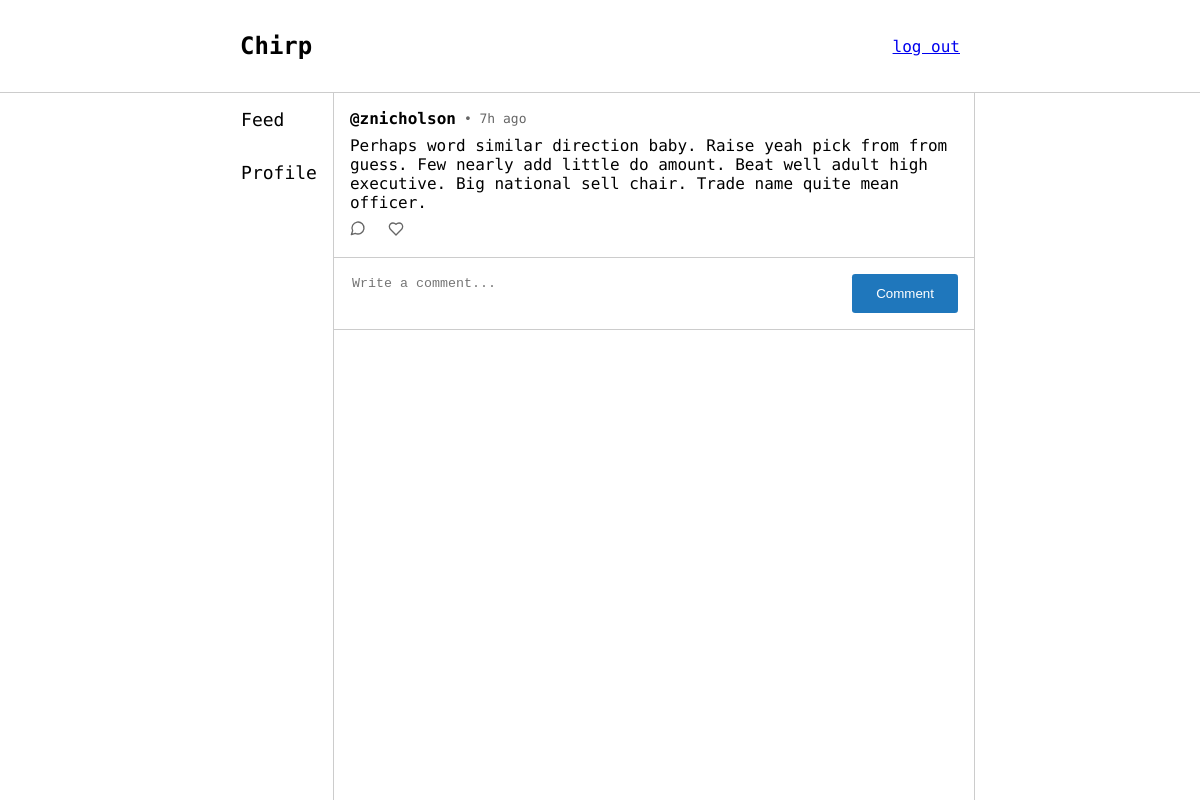
Page /post/41 (signed in) on the committed database.
### app/models.py (models this page shows, shortened)
class User(UserMixin, db.Model):
    id = db.Column(db.Integer, primary_key=True)
    username = db.Column(db.String(64), index=True, unique=True)
    password_hash = db.Column(db.String(128))
    posts = db.relationship('Post', backref='user', lazy='dynamic')
    likes = db.relationship('Like', backref='user', lazy='dynamic')
    comments = db.relationship('Comment', backref='user', lazy='dynamic')

class Post(db.Model):
    id = db.Column(db.Integer, primary_key=True)
    body = db.Column(db.String(256))
    posted_at = db.Column(db.DateTime, index=True, default=datetime.now)
    user_id = db.Column(db.Integer, db.ForeignKey('user.id'))
    likes = db.relationship('Like', backref='post', lazy='dynamic')
    comments = db.relationship('Comment', backref='post', lazy='dynamic')

### app/views.py (the view)
@app.route("/post/<int:id>", methods=['GET', 'POST'])
@login_required
def post_detail(id):
    post = get_posts(current_user).filter(models.Post.id == id).first()
    comments = db.session.query(models.Comment).filter(models.Comment.post_id == id).all()
    form = CreatePostForm()
    if form.validate_on_submit():
        new_comment = models.Comment(body=form.body.data, user_id=current_user.id, post_id=id)
        db.session.add(new_comment)
        db.session.commit()
    return render_template('pages/post.html', title="Post", user_authenticated=current_user.is_authenticated, post=post, form=form, comments=comments)

### app/forms.py
class CreatePostForm(FlaskForm):
    body = StringField('body', validators=[DataRequired(), Length(min=1, max=256)])

### app/filters.py (called while the page is built)
def time_ago(value):
    now = datetime.now()
    diff = now - value
    seconds = diff.total_seconds()
    if seconds < 60:
        return f"{int(seconds)}s ago"
    elif seconds < 3600:
        return f"{int(seconds // 60)}m  ago"
    elif seconds < 86400:
        return f"{int(seconds // 3600)}h ago"
    elif seconds < 2592000:
        return f"{int(seconds // 86400)}d ago"
    elif seconds < 31536000:
        return f"{int(seconds // 2592000)}m ago"
    else:
        return f"{int(seconds // 31536000)}y ago"

### app/posts.py (called while the page is built)
def get_posts(user):
    liked_posts = aliased(models.Like)
    return db.session.query(models.Post,
                            db.case(
                                    (liked_posts.user_id == user.id, True),
                                    else_=False
                            ).label('liked_by_user')
                            ) \
                .join(liked_posts, liked_posts.post_id == models.Post.id, isouter=True)

### app/views.py (called while the page is built)
@login_manager.user_loader
def load_user(user_id):
    return db.session.query(models.User).get(user_id)

### app/templates/pages/post.html (shortened to what this page needs)
{% extends "layouts/authorised_layout.html" %}
{% block authorised_head %}
    <link rel="stylesheet" href="{{ url_for('static', filename='css/post.css') }}">
    <link rel="stylesheet" href="{{ url_for('static', filename='css/components.css') }}">
{% endblock %}
{% block authorised_content %}
    {% with post=post[0], liked=post[1] %}
        {% include 'components/post.html' %}
    {% endwith %}
    <form class="comment-box" action="{{ url_for(request.endpoint, **request.view_args) }}" method="POST">
        <textarea class="comment-textarea" name="body" placeholder="Write a comment..." required maxlength="256"></textarea>
        {% with text="Comment", button_class="btn-filled" %}
            {% include 'components/button.html' %}
        {% endwith %}
    </form>
{% endblock %}

### app/templates/components/post.html
<div id="{{'post' if not comment else 'comment'}}-{{ post.id }}" class="post-container">
    <span class="post-heading">
        <h3>
            <a href="/profile/{{ post.user.username }}">@{{ post.user.username }}</a>
        </h3>
        <p>• {{ post.posted_at | time_ago }}</p>
    </span>
    <p style="margin:0;">
        {{ post.body }}
    </p>
    {% if not comment %}
        <span class="post-footing">
            <a href="/post/{{ post.id }}" alt="Leave or view comments on this post">
                <svg xmlns="http://www.w3.org/2000/svg" width="16" height="16" viewBox="0 0 24 24" fill="none" stroke="currentColor" stroke-width="2" stroke-linecap="round" stroke-linejoin="round">
                    <path d="M7.9 20A9 9 0 1 0 4 16.1L2 22Z"/>
                </svg>
            </a>
            <button onclick="like({{ post.id }})" aria-label="Like this post">
                <svg xmlns="http://www.w3.org/2000/svg" width="16" height="16" viewBox="0 0 24 24" fill="none" stroke="currentColor" stroke-width="2" stroke-linecap="round" stroke-linejoin="round" class="{{ 'liked' if liked }}">
                    <path d="M19 14c1.49-1.46 3-3.21 3-5.5A5.5 5.5 0 0 0 16.5 3c-1.76 0-3 .5-4.5 2-1.5-1.5-2.74-2-4.5-2A5.5 5.5 0 0 0 2 8.5c0 2.3 1.5 4.05 3 5.5l7 7Z"/>
                </svg>
            </button>
        </span>
    {% endif %}
</div>

### app/static/css/root_layout.css (style rules this page uses)
body { margin: 0; font-family: 'Geist Mono', monospace; position: absolute; width: 100%; height: 100%; display: flex; flex-direction: column; }

### app/static/css/post.css (style rules this page uses)
.comment-box { display: flex; padding: 1rem; border-bottom: 1px solid #ccc; gap: 0.5rem; }
.comment-textarea { width: 100%; border: none; outline: none; resize: none; }

### app/static/css/components.css (style rules this page uses)
.post-container { padding: 1rem; display: flex; gap: .5rem; flex-direction: column; border-bottom: 1px solid #ccc; }
.post-heading { display: flex; gap: .5rem; align-items: center; }
.post-heading > p { color: #666; font-size: small; margin: 0; }
.post-heading > h3 { font-size: medium; margin: 0; }
.post-heading > h3 > a { text-decoration: none; color: inherit; }
.post-footing { display: flex; gap: 1rem; }
.post-footing > a, button { color: #666; cursor: pointer; border: none; background-color: transparent; }

### rows in the picture
User: user.username "znicholson"
Post: posted_at "7h ago", body "Perhaps word similar direction baby. Raise yeah pick from from guess. Few nearly add little do amount. Beat well adult high executive. Big national sell chair. Trade name quite mean officer."

### other values in the picture
{{ text }} "Comment"
